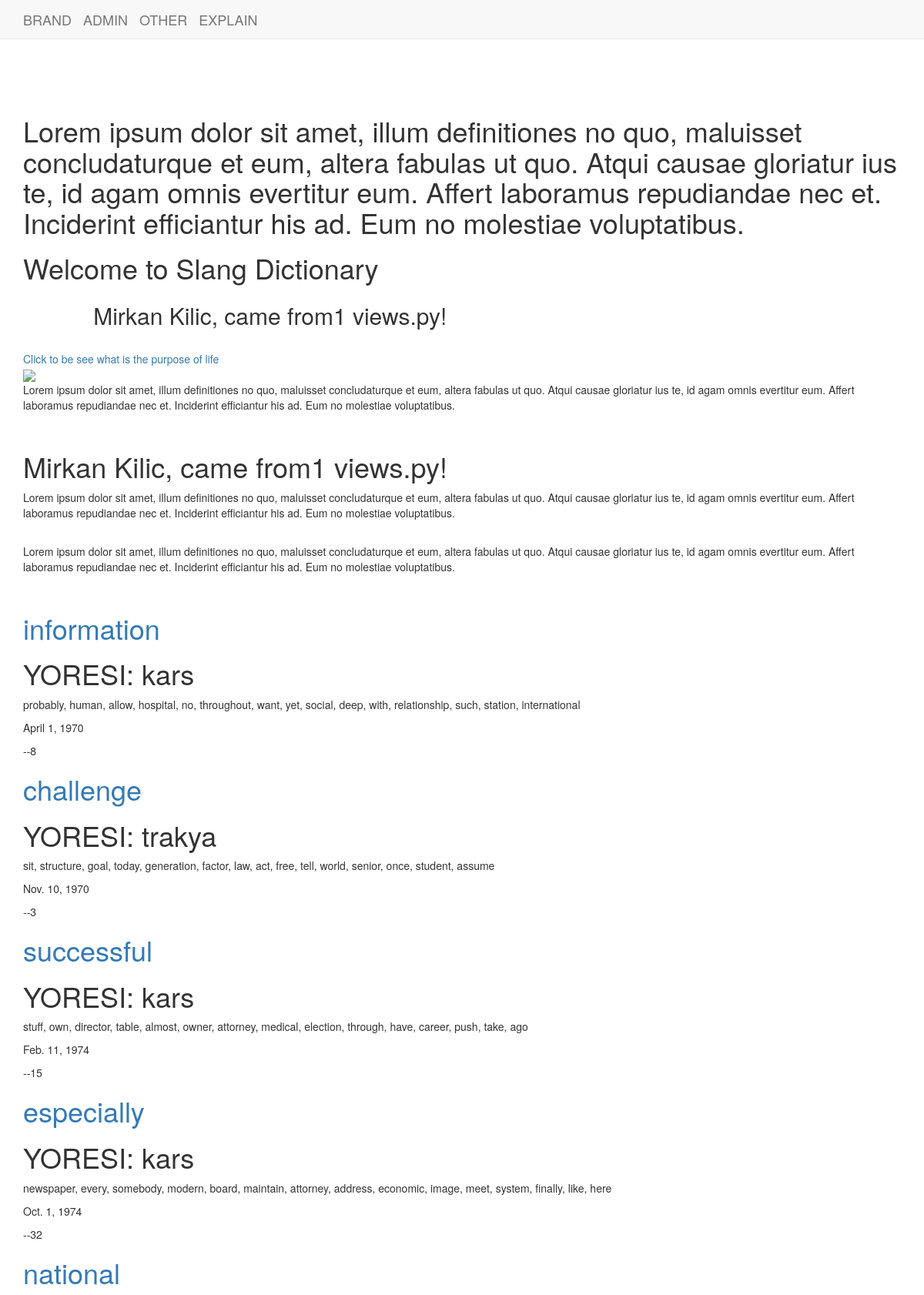
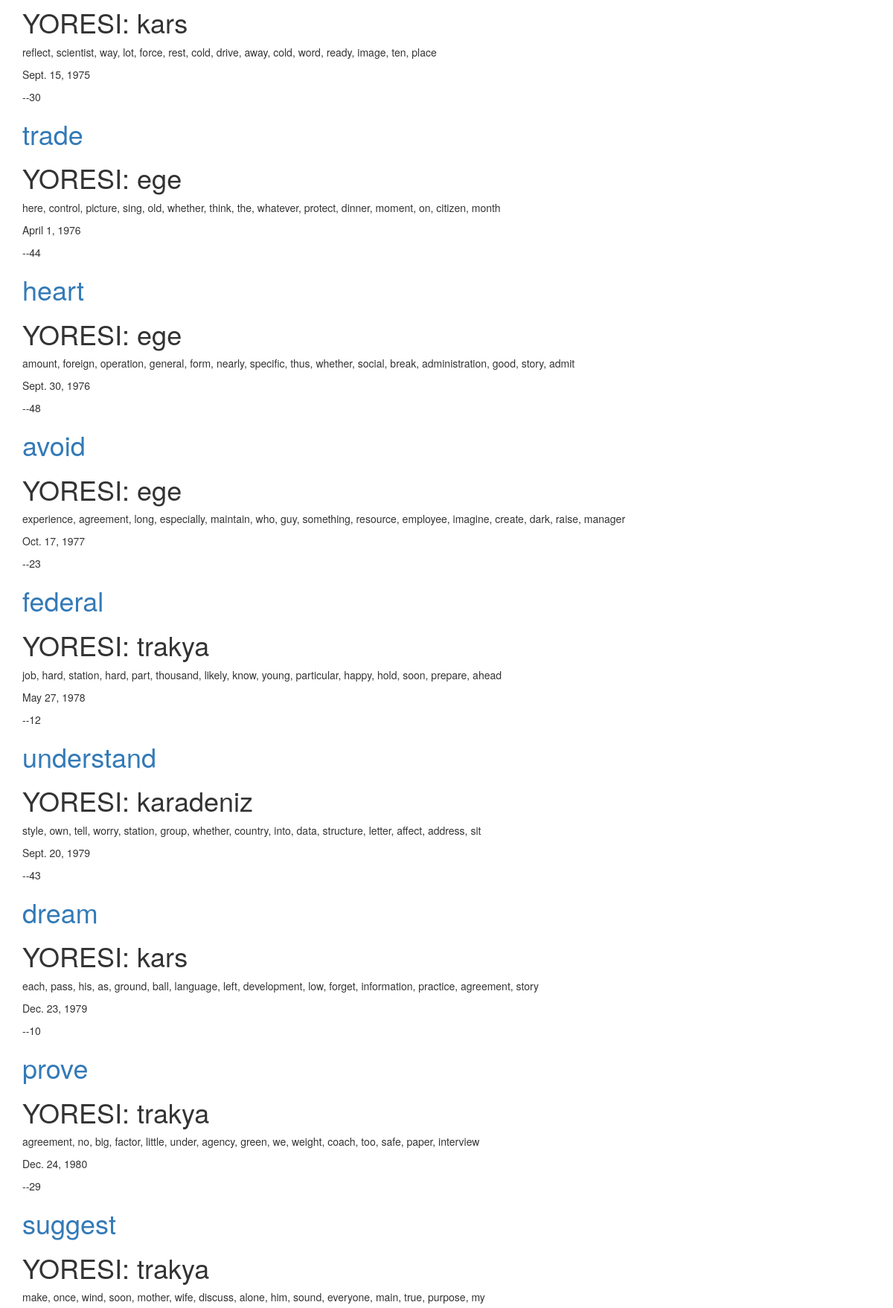
The page / (upper part) on the database its author committed (2 pictures, top to bottom).
### Dictionary/models.py (models this page shows, shortened)
class Word(models.Model):
	yore = models.ForeignKey(Yore)
	word = models.CharField(max_length=68, unique=True)
	meaning = models.TextField()
	date = models.DateField()

class Yore(models.Model):
	yore = models.CharField(max_length=200, unique=True)
	def __str__(self):
		return self.yore

### Dictionary/views.py (the view)
# urls.py: url(r'^$', views.index, name='index'),
def index(request):
	word_list = Word.objects.order_by('date')
	my_dict = {'word_list':word_list,
				'insert_me': "Mirkan Kilic, came from1 views.py!"
				}
	return render(request, 'Dictionary/index.html', context=my_dict)

### templates/Dictionary/index.html
<!DOCTYPE html>
{% extends 'Dictionary/base.html' %}
{% load staticfiles %}
{% block body_block %}
		<div style="margin-top: 100px">
			<h1>Lorem ipsum dolor sit amet, illum definitiones no quo, maluisset concludaturque et eum, altera fabulas ut quo. Atqui causae gloriatur ius te, id agam omnis evertitur eum. Affert laboramus repudiandae nec et. Inciderint efficiantur his ad. Eum no molestiae voluptatibus.</h1>
		</div>
	<h1>Welcome to Slang Dictionary</h1>
	<h2>{{ insert_me }}</h2>
	<br><a href="{% url 'index' %}">Click to be see what is the purpose of life</a><br>
	<img src="{% static 'images/ibo.jpg' %}" height="150px"><br>
	<p>Lorem ipsum dolor sit amet, illum definitiones no quo, maluisset concludaturque et eum, altera fabulas ut quo. Atqui causae gloriatur ius te, id agam omnis evertitur eum. Affert laboramus repudiandae nec et. Inciderint efficiantur his ad. Eum no molestiae voluptatibus.</p><br>
	<h1>{{ insert_me }}</h1>
	<p>Lorem ipsum dolor sit amet, illum definitiones no quo, maluisset concludaturque et eum, altera fabulas ut quo. Atqui causae gloriatur ius te, id agam omnis evertitur eum. Affert laboramus repudiandae nec et. Inciderint efficiantur his ad. Eum no molestiae voluptatibus.</p><br>
	<p>Lorem ipsum dolor sit amet, illum definitiones no quo, maluisset concludaturque et eum, altera fabulas ut quo. Atqui causae gloriatur ius te, id agam omnis evertitur eum. Affert laboramus repudiandae nec et. Inciderint efficiantur his ad. Eum no molestiae voluptatibus.</p><br>
	{% for word in word_list %}
	<div>
		<h1><a href="{% url 'dictionary:word_detail' pk=word.pk %}">{{ word.word }}</a></h1>
		<h1>YORESI: {{ word.yore }}</h1>
		<p>{{ word.meaning }}</p>
		<p>{{ word.date }}</p>--{{ word.pk }}
	</div>
	{% endfor %}
{% endblock %}

### static/css/mycss.css (style rules this page uses)
html, body, div, span, applet, object, iframe, h1, h2, h3, h4, h5, h6, p, blockquote, pre, a, abbr, acronym, address, big, cite, code,del, dfn, em, font, img, ins, kbd, q, s, samp, small, strike, strong, sub, sup, tt, var, b, u, i, center,dl, dt, dd, ol, ul, li,fieldset, form, label, legend,table, caption, tbody, tfoot, thead, tr { margin: 0; padding: 0; border: 0; outline: 0; }
html, body { height:100%; font-family: "Roboto"; }
body { line-height: 1; }
body { background-image: url("images/bubble.png"); background-repeat: repeat; }
body div { -webkit-border-radius: 5px; -moz-border-radius: 5px; }
#about p, h2 { padding: 5px 5% 0 8%; }

### rows shown on the page
Word: word "information", yore "kars", meaning "probably, human, allow, hospital, no, throughout, want, yet, social, deep, with, relationship, such, station, international", date "April 1, 1970", pk "8"
Word: word "challenge", yore "trakya", meaning "sit, structure, goal, today, generation, factor, law, act, free, tell, world, senior, once, student, assume", date "Nov. 10, 1970", pk "3"
Word: word "successful", yore "kars", meaning "stuff, own, director, table, almost, owner, attorney, medical, election, through, have, career, push, take, ago", date "Feb. 11, 1974", pk "15"
Word: word "especially", yore "kars", meaning "newspaper, every, somebody, modern, board, maintain, attorney, address, economic, image, meet, system, finally, like, here", date "Oct. 1, 1974", pk "32"
Word: word "national", yore "kars", meaning "reflect, scientist, way, lot, force, rest, cold, drive, away, cold, word, ready, image, ten, place", date "Sept. 15, 1975", pk "30"
Word: word "trade", yore "ege", meaning "here, control, picture, sing, old, whether, think, the, whatever, protect, dinner, moment, on, citizen, month", date "April 1, 1976", pk "44"
Word: word "heart", yore "ege", meaning "amount, foreign, operation, general, form, nearly, specific, thus, whether, social, break, administration, good, story, admit", date "Sept. 30, 1976", pk "48"
Word: word "avoid", yore "ege", meaning "experience, agreement, long, especially, maintain, who, guy, something, resource, employee, imagine, create, dark, raise, manager", date "Oct. 17, 1977", pk "23"
Word: word "federal", yore "trakya", meaning "job, hard, station, hard, part, thousand, likely, know, young, particular, happy, hold, soon, prepare, ahead", date "May 27, 1978", pk "12"
Word: word "understand", yore "karadeniz", meaning "style, own, tell, worry, station, group, whether, country, into, data, structure, letter, affect, address, sit", date "Sept. 20, 1979", pk "43"
Word: word "dream", yore "kars", meaning "each, pass, his, as, ground, ball, language, left, development, low, forget, information, practice, agreement, story", date "Dec. 23, 1979", pk "10"
Word: word "prove", yore "trakya", meaning "agreement, no, big, factor, little, under, agency, green, we, weight, coach, too, safe, paper, interview", date "Dec. 24, 1980", pk "29"
Word: word "suggest", yore "trakya", meaning "make, once, wind, soon, mother, wife, discuss, alone, him, sound, everyone, main, true, purpose, my"

### other values the page prints
{{ insert_me }} "Mirkan Kilic, came from1 views.py!"
